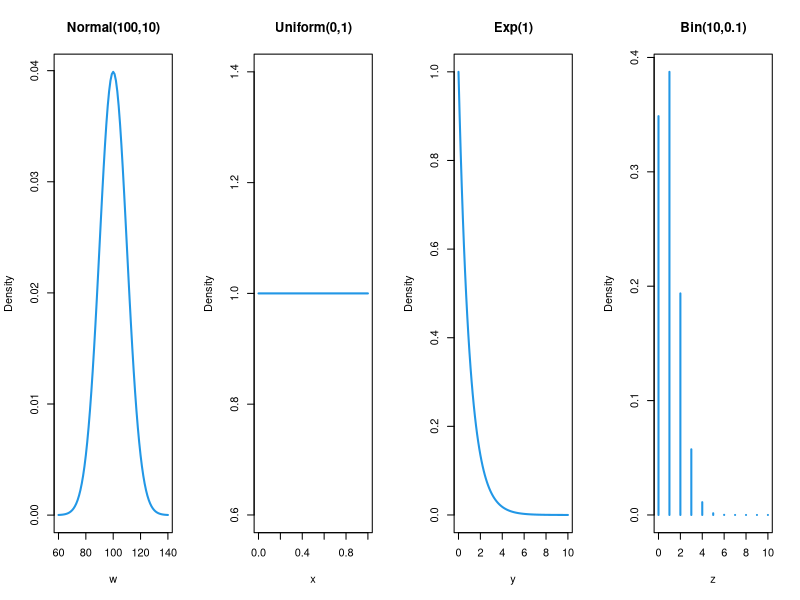
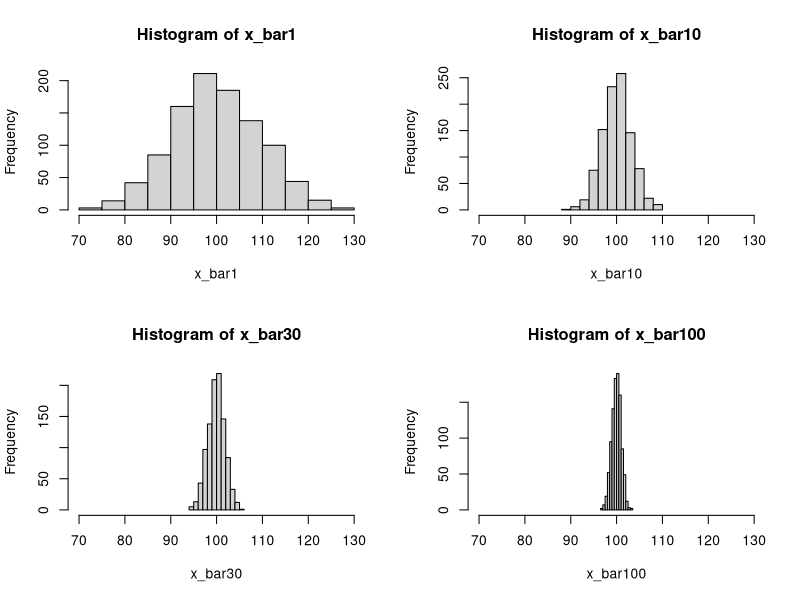
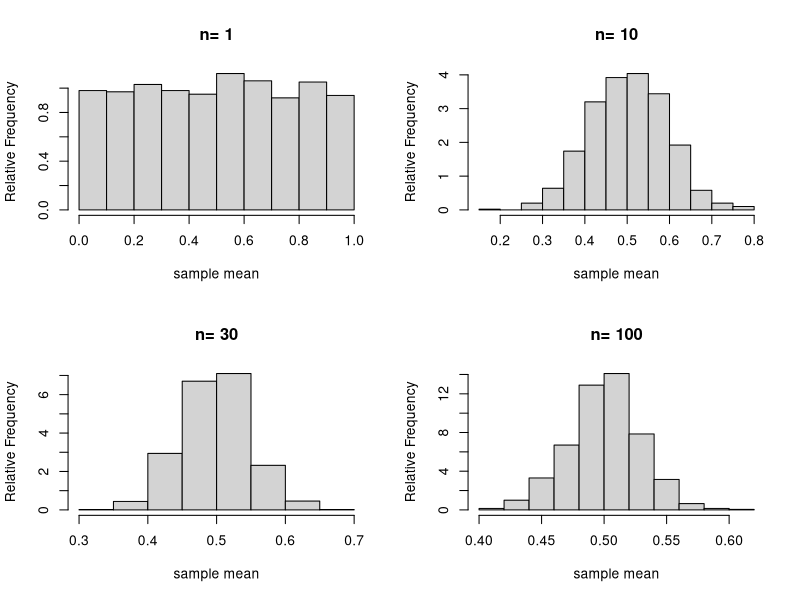
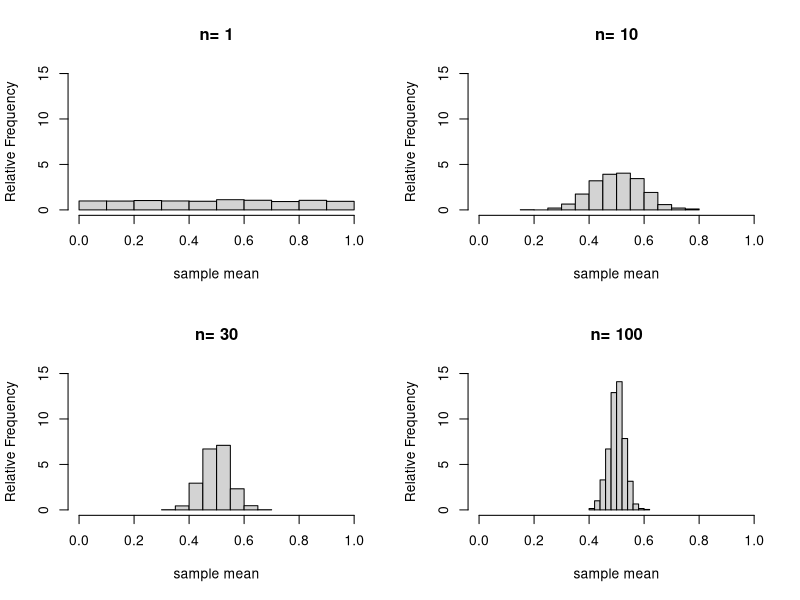
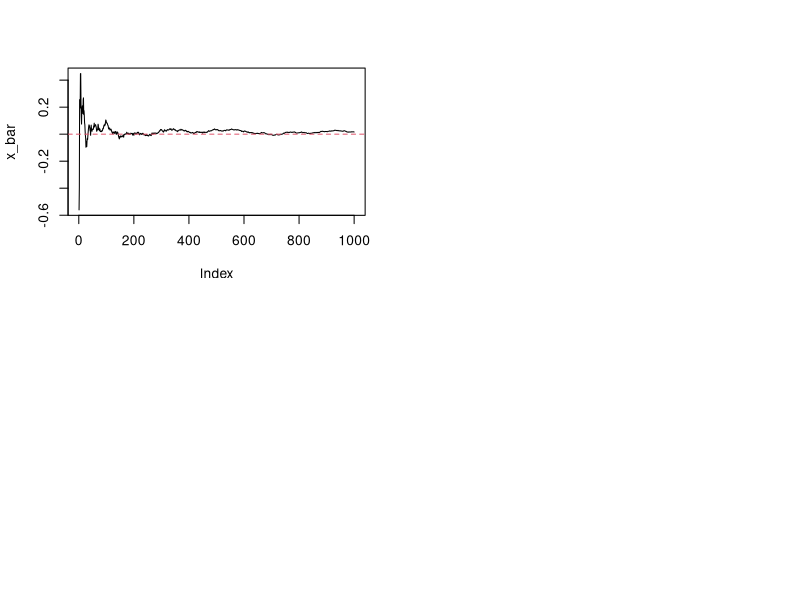
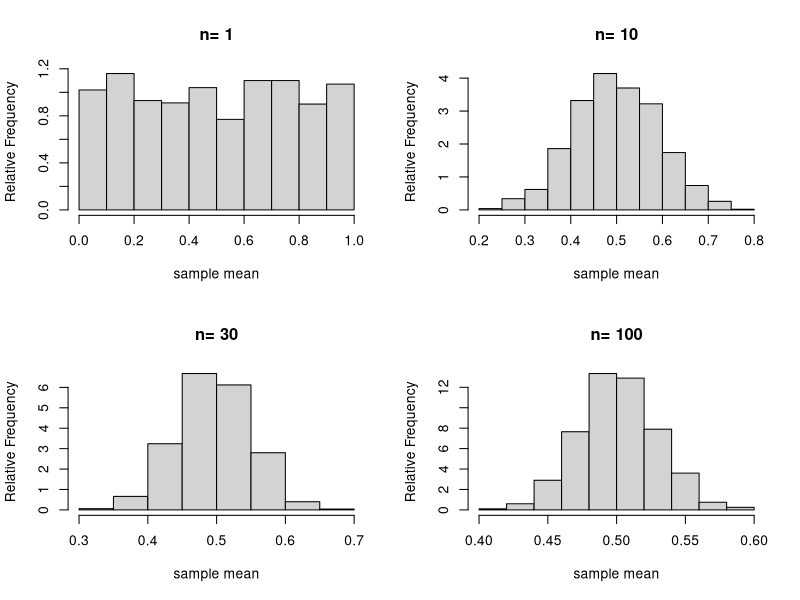

R code for these plots, in order:
## ---- chunk 1
knitr::opts_chunk$set(echo = TRUE, eval=TRUE, out.width="70%", cache=T)
## ---- chunk 2
par(mfrow=c(1,4))
w <- seq(60,140); plot(w,dnorm(w,100,10),type="l",lwd=2,col=4,main="Normal(100,10)",ylab="Density")
x <- seq(0,1,0.01); plot(x,dunif(x),type="l",lwd=2,col=4,main="Uniform(0,1)",ylab="Density")
y <- seq(0,10,0.1); plot(y,dexp(y),type="l",lwd=2,col=4,main="Exp(1)",ylab="Density")
z <- seq(0,10); plot(z,dbinom(z,10,0.1),type="h",lwd=2,col=4,main="Bin(10,0.1)",ylab="Density")
## ---- chunk 3
par(mfrow=c(2,2))
m=1000   # Specify the number of samples

x_bar1 <- rnorm(m,100,10)
hist(x_bar1,xlim=c(70,130),)  # hist() is used to create a histogram

n=10    # Sample size is 10
x_bar10 = rep(0,m)
for(i in 1:m){x_bar10[i]=mean(rnorm(n,100,10))}
hist(x_bar10,xlim=c(70,130))

n=30    # Sample size is 30
x_bar30 = rep(0,m)
for(i in 1:m){x_bar30[i]=mean(rnorm(n,100,10))}
hist(x_bar30,xlim=c(70,130))

n=100    # Sample size is 100
x_bar100 = rep(0,m)
for(i in 1:m){x_bar100[i]=mean(rnorm(n,100,10))}
hist(x_bar100,xlim=c(70,130))
## ---- chunk 4
mean(x_bar10)
mean(x_bar30)
mean(x_bar100)
## ---- chunk 5
# Sample size n=10
sd(x_bar10)
10/sqrt(10) # Theoretical value of the standard error

# Sample size n=30
sd(x_bar30)
10/sqrt(30) # Theoretical value of the standard error

# Sample size n=100
sd(x_bar100)
10/sqrt(100) # Theoretical value of the standard error
## ---- chunk 6
par(mfrow=c(2,2))
m=1000              # Specify the number of samples
x_bar=matrix(0,4,m) # x_bar will be used to store all the sample means

n=c(1,10,30,100)      # Sample sizes are 10, 30, and 100. 
for(i in 1:4){
  for(j in 1:m){
    x_bar[i,j]=mean(runif(n[i]))
  }
  hist(x_bar[i,],ylab="Relative Frequency",freq=F,main=paste("n=",n[i]),xlab="sample mean")
}
## ---- chunk 7
par(mfrow=c(2,2))
for(i in 1:4){
  hist(x_bar[i,],ylab="Relative Frequency",freq=F,main=paste("n=",n[i]),
       xlab="sample mean",xlim=c(0,1),ylim=c(0,15))
}
## ---- chunk 8
set.seed(123)
population_mean <- 0.5
num_samples <- 1000
sample_size <- c(10, 50, 100)

## ---- chunk 9

## ---- chunk 10
n <- 1000; x <- rnorm(n); x_bar <- rep(0,n)
for(i in 1:n){x_bar[i] = mean(x[1:i])}
plot(x_bar, type="l"); abline(h=0,col=2,lty=2)
## ---- chunk 11
par(mfrow=c(2,2))
m=1000              # Specify the number of samples
x_bar=matrix(0,4,m) # x_bar will be used to store all the sample means

n=c(1,10,30,100)      # Sample sizes are 10, 30, and 100. 
for(i in 1:4){
  for(j in 1:m){
    x_bar[i,j]=mean(runif(n[i]))
  }
  hist(x_bar[i,],ylab="Relative Frequency",freq=F,main=paste("n=",n[i]),xlab="sample mean")
}

## ---- chunk 12

